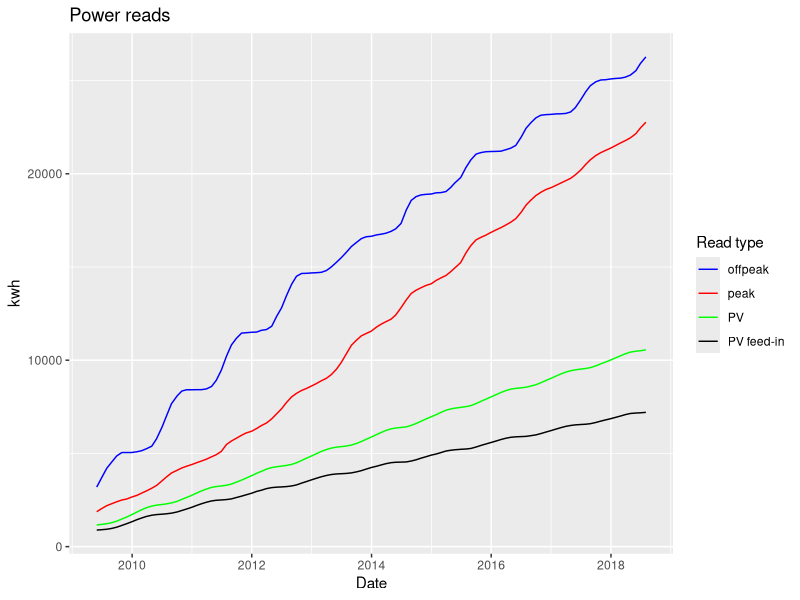
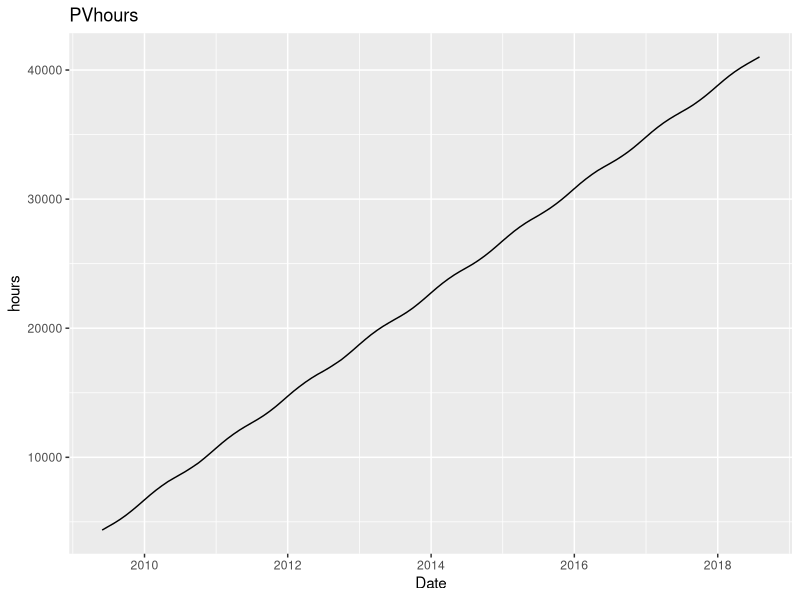
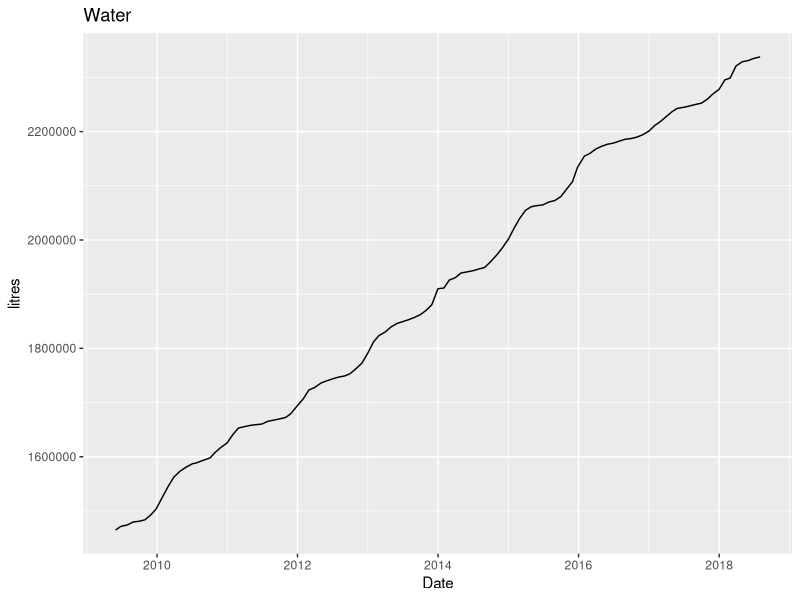
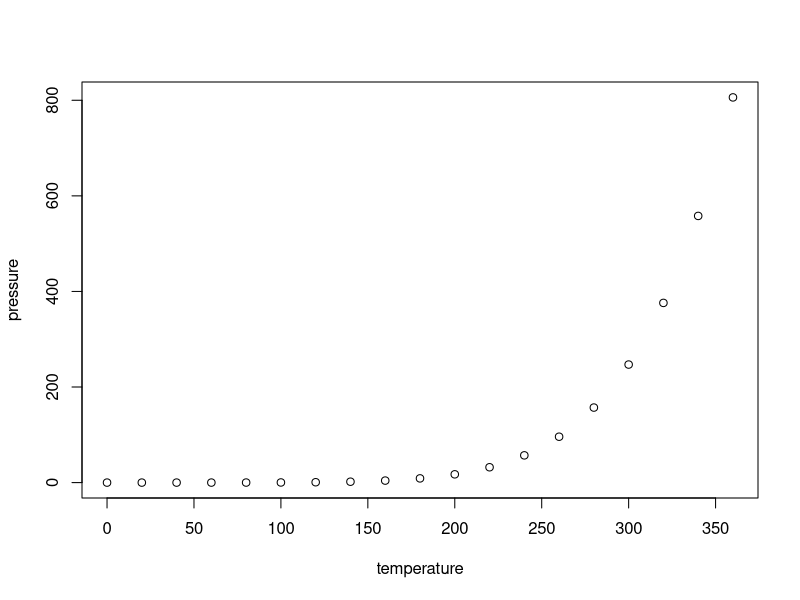

Write the R code that produced these figures, in order.
## ---- chunk 1
library(tidyverse)

meterreads <- read_csv("data/meterreads.csv")
meterreads
## ---- chunk 2

#plot power reads i.e. peak, offpeak and PV

ggplot(meterreads, aes(x = date)) + 
  geom_line(aes(y = peak_reading, colour = "peak")) +
  geom_line(aes(y = offpeak_reading, colour = "offpeak")) +
  geom_line(aes(y = PV_reading, colour = "PV")) +
  geom_line(aes(y = feedin_reading, colour = "PV feed-in")) +
  labs(x = "Date", y = "kwh", title = "Power reads", colour = "Read type") +
  scale_color_manual(values = c("blue","red","green","black"))

# plot PV hours in a seperate graph

ggplot(meterreads, aes(x = date, y = PVhours_reading)) +
  geom_line() +
  labs(x = "Date", y = "hours", title = "PVhours")

# plot water reading in a seperate graph

ggplot(meterreads, aes(x = date, y = water_reading)) + 
  geom_line() +
  labs(x = "Date", y = "litres", title = "Water")


## ---- chunk 3
# make a new tibble called 'usage' from 'meterreads' and
# add a column called peak_usage by using mutate and lag
# mutate makes a new column called peak_usage by starting with peak_reading and subtracting a value
# this value is also from the peak_reading column, but by using lag it is from the previous row.

usage <- meterreads %>% 
  mutate(peak_usage = peak_reading - 
           lag(peak_reading, default = first(peak_reading)))

# now repeat the process for the other readings

usage <- usage %>% 
  mutate(offpeak_usage = offpeak_reading -
           lag(offpeak_reading, default = first(offpeak_reading)))

usage <- usage %>% 
  mutate(feedin_usage = feedin_reading -
           lag(feedin_reading, default = first(feedin_reading)))

usage <- usage %>% 
  mutate(PV_usage = PV_reading -
           lag(PV_reading, default = first(PV_reading)))

usage <- usage %>% 
  mutate(PVhours_usage = PVhours_reading -
           lag(PVhours_reading, default = first(PVhours_reading)))

usage <- usage %>% 
  mutate(water_usage = water_reading -
           lag(water_reading, default = first(water_reading)))

usage <- usage %>% 
  mutate(days = as.integer(date -
           lag(date, default = first(date))))

usage

## ---- chunk 4
summary(cars)
## ---- chunk 5
plot(pressure)
